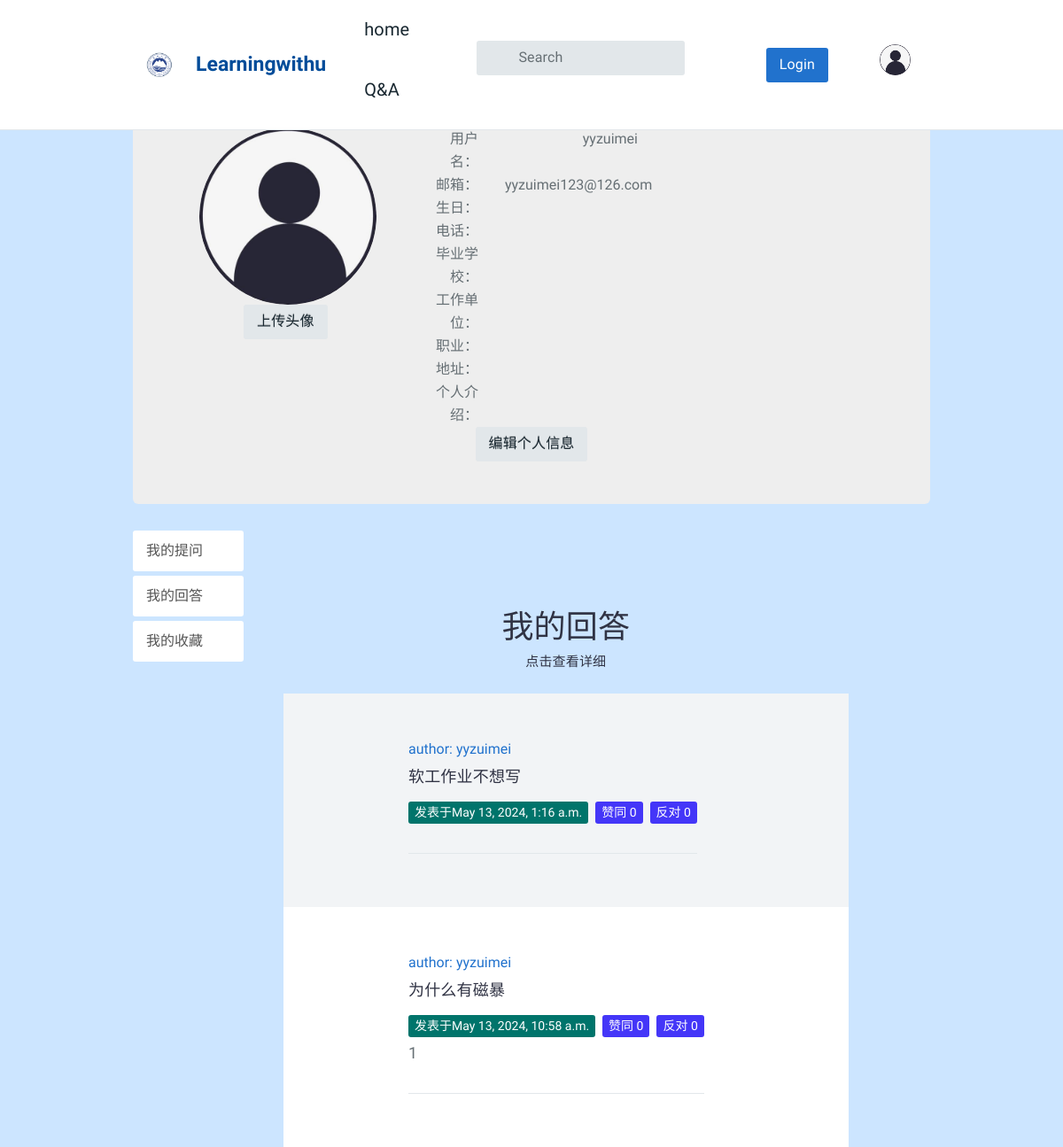
/question/my_answers/ (signed in), run on the app's committed database.
### AnswerApp/models.py (models this page shows, shortened)
class AnswerModel(models.Model):
    author = models.ForeignKey(User, related_name='answers', verbose_name='回答者', on_delete=models.CASCADE)
    question = models.ForeignKey('QuestionApp.Question', related_name='answers',
                                 verbose_name='问题', on_delete=models.CASCADE)
    pub_date = models.DateTimeField(auto_now=True, verbose_name='回答时间')
    answer_text = models.TextField(verbose_name='回答内容')
    goodNum = models.IntegerField(default=0, verbose_name='赞数')
    badNum = models.IntegerField(default=0, verbose_name='反对数')
    grade = models.IntegerField(default=0, verbose_name='综合质量')
    collect = models.ManyToManyField(User, related_name='collect_answer', verbose_name='收藏')
    user_like_answer = models.ManyToManyField(User, related_name='answers_like', blank=True)
    user_unlike_answer = models.ManyToManyField(User, related_name='answers_unlike', blank=True)
    class Meta:
        ordering = ("-grade",)

### QuestionApp/models.py (models this page shows, shortened)
class Question(models.Model):
    user = models.ForeignKey(User, verbose_name='提问者', related_name='questions',on_delete=models.CASCADE)
    questionTitle = models.CharField('问题标题', max_length=40, unique=True, blank=False)
    questionCategory = models.ForeignKey('CategoryApp.Category', verbose_name='板块名称', on_delete=models.CASCADE)
    questionDescription = models.TextField('详细描述')
    created=models.DateTimeField(default=timezone.now, verbose_name='发布日期')
    publishDate = models.DateTimeField(auto_now=True, verbose_name='更新日期')
    goodNum = models.IntegerField(default=0, verbose_name='赞数')
    badNum = models.IntegerField(default=0, verbose_name='反对数')
    grade = models.IntegerField(default=0, verbose_name='综合质量')
    collect = models.ManyToManyField(User, related_name='collect_question', verbose_name='收藏', blank=True)
    users_like = models.ManyToManyField(User, related_name="questions_like", blank=True)
    users_unlike = models.ManyToManyField(User, related_name="questions_unlike", blank=True)
    views = models.IntegerField(default=0, verbose_name="阅读次数")

### QuestionApp/views.py (the view)
# urls.py: path('my_answers/',views.my_answers,name='my_answers'),
def my_answers(request):
    username = request.user.username
    is_logged_in = True
    context = {
        'username': username,
        'is_logged_in': is_logged_in,
    }
    answers = request.user.answers.all()
    context['answers'] = answers
    return render(request, 'question/my_answers.html', context=context)

### templates/question/my_answers.html
{% extends "question/my_center.html" %}
{% load static %}
{% block list %}
<div class="tt-list-header">
                    <div class="tt-col-topic text-center">
                        <h1>我的回答</h1>
                        <p>点击查看详细</p>
                    </div>
                </div>
                {% for answer in answers %}
                <div class="tt-item">
                    <div class="tt-single-topic">
                        <div class="tt-item-header pt-noborder">
                            <div class="tt-item-header info-top">
                                <div class="tt-avater-title">
                                    <a href="#">author: {{ answer.author }}</a>
                                </div>
                                <div class="tt-item-title">
                                    <a href="../{{answer.question.id}}">{{answer.question.questionTitle}}</a>
                                </div>
                                <div class="tt-item-tag">
                                    <ul class="tt-list-badge">
                                        <li><a href="#"><span
                                                    class="tt-color09 tt-badge">发表于{{ answer.pub_date }}</span></a></li>
                                        <li><a href="#"><span class="tt-color02 tt-badge">赞同 {{ answer.goodNum }}</span></a></li>
                                        <li><a href="#"><span class="tt-color02 tt-badge">反对 {{ answer.badNum }}</span></a></li>
                                    </ul>
                                </div>
                                <div class="tt-item-title">
                                    <p>{{ answer.answer_text | truncatechars:"30"}}</p>
                                </div>
                            </div>
                        </div>
                    </div>
                </div>
                {% endfor %}
{% endblock %}

### templates/question/my_center.html (shortened to what this page needs)
{% extends "index.html" %}
{% load static %}
{% block register %}
<div class="container">
			<div class="jumbotron" >
                <div class="row text-center vertical-middle-sm">
                <div class="container">
	<div class="row clearfix">
		<div class="col-md-4 column">
            <div class="col-md-6" >
            {% load static %}
            <div style="margin-right: 100px">
                {% if user.userinfo.photo %}
                <img src="{{ user.userinfo.photo | striptags }}" class="img-circle" id="my_photo" name="user_face">
                {% else %}
                <img name="user_face" src="{% static 'images/default.jpg' %}" class="img-circle" width="200px" id="my_photo">
                {% endif %}
            </div>
            <div style="margin-left: 50px"><button class="btn btn-primary btn-lg" id="upload_image" onclick="upload_image_layer()">上传头像</button></div>
        </div>
		</div>
		<div class="col-md-8 column">
             <div class="row">
        <div class="col-md-6" >
            <div class="row">
                <div class="col-md-4 text-right"><span>用户名：</span></div>
                <div class="col-md-8 text-left">{{user.username}}</div>
            </div>
            <div class="row">
                <div class="col-md-4 text-right"><span>邮箱：</span></div>
                <div class="col-md-8 text-left">{{user.email}}</div>
            </div>
            <div class="row">
                <div class="col-md-4 text-right"><span>生日：</span></div>
                <div class="col-md-8 text-left">{{user.userprofile.birth}}</div>
            </div>
            <div class="row">
                <div class="col-md-4 text-right"><span>电话：</span></div>
                <div class="col-md-8 text-left">{{user.userprofile.phone}}</div>
            </div>
            <div class="row">
                <div class="col-md-4 text-right"><span>毕业学校：</span></div>
                <div class="col-md-8 text-left">{{user.userinfo.school}}</div>
            </div>
            <div class="row">
                <div class="col-md-4 text-right"><span>工作单位：</span></div>
                <div class="col-md-8 text-left">{{user.userinfo.company}}</div>
            </div>
            <div class="row">
                <div class="col-md-4 text-right"><span>职业：</span></div>
                <div class="col-md-8 text-left">{{user.userinfo.profession}}</div>
            </div>
            <div class="row">
                <div class="col-md-4 text-right"><span>地址：</span></div>
                <div class="col-md-8 text-left">{{user.userinfo.address}}</div>
            </div>
            <div class="row">
                <div class="col-md-4 text-right"><span>个人介绍：</span></div>
                <div class="col-md-8 text-left">{{user.userinfo.aboutme}}</div>
            </div>
            <a href="{% url 'account:edit_my_information' %}"><button class="btn btn-primary btn-lg">编辑个人信息</button> </a>
        </div>
    </div>
		</div>
	</div>
</div>
</div>
			</div>
</div>
<div>
    <div class="col-sm-2">
        <div class="side-bar">
            <a class="list-group-item" href="{% url "question:my_center" %}">我的提问</a>
            <a class="list-group-item" href="{% url "question:my_answers" %}">我的回答</a>
            <a class="list-group-item" href="{% url "account:my_collections" %}">我的收藏</a>
        </div>
    </div>
    <div class="col-sm-9">
        <main id="tt-pageContent" class="tt-offset-small">
            <div class="container">
                <div class="tt-topic-list">
                    {% block list %}{% endblock %}
            </div>
        </div>
    </main>
</div>
</div>
{% endblock %}

### static/css/main.css (style rules this page uses)
.side-bar .list-group-item { border: 0; border-radius: 3px; margin-bottom: 5px; }

### templates/index.html (style rules this page uses)
body { background-color: #CCE5FF; }

### templates/head.html (style rules this page uses)
body { background-color: #CCE5FF; }

### data on the page
AnswerModel: author "yyzuimei", question.questionTitle "软工作业不想写", pub_date "May 13, 2024, 1:16 a.m.", goodNum "0", badNum "0"
AnswerModel: author "yyzuimei", question.questionTitle "为什么有磁暴", pub_date "May 13, 2024, 10:58 a.m.", goodNum "0", badNum "0", answer_text "1"

### other printed values
{{ user.username }} "yyzuimei"
{{ user.email }} "yyzuimei123@126.com"
